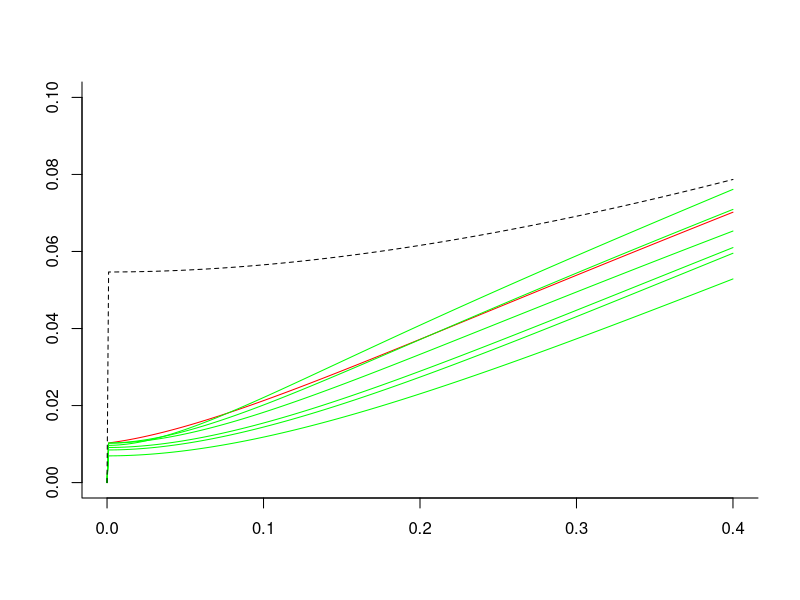

This figure's R source: (Note: this script raises an error after producing the figure.)
## ---- chunk 1
library(deSolve) # package for solving differential equations
library(minpack.lm) # package for non-linear regression #rks to laz: I think we probably can just use nls() in stats, not nlsLM from linpack. Please check in R documentation if there is any functional difference at all
library(mvtnorm) # package for calculating confidence intervals by Monte Carlo simulation based on variance-covariance matrices #rks to laz: I added to comment.Please check that my addition is OK.
rm(list=ls())
## ---- chunk 2
#Create dataframes that store the fibroblast WGE simple CA data used in 16Cacao 

Oxygen = data.frame(d = c(0, .0125, .02, .025, .05, .075, .1, .2, .4),CA = c(.24, 1.66, 2.43, 2.37, 1.16, 2.85, 2.58, 6.94, 6.91), ion = "O", Z =8, L = 75, Z.b = 795)
# Some GCR components are high-speed Oxygen nuclei that are almost fully ionized. d=dose; CA are per hundred cells.

Si = data.frame(d = c(0, .02, .04, .06, .08, .1, .12, .2, .4, .8, 1.2), CA = c(.11, 1.26, 1.14, 1.58, 1.22, 1.89, 3.47, 4.6, 9.79, 27.01, 38.84), ion = "Si", Z = 14, L = 100, Z.b = 690)

Fe600 = data.frame(d = c(0, .01, .02, .04, .06, .08, .1, .12, .2, .4, .8), CA = c(.13, .76, .99, 1.2, 1.74, 1.28, 1.2, 1.7, 3.02, 5.52, 12.42), ion = "Fe600", Z = 26, L = 175, Z.b = 1075) 
#600 refers to the energy in MeV per atomic mass unit in this Iron beam

Fe450 = data.frame(d = c(0, .02, .04, .06, .08, .1, .2, .4), CA = c(0, .86, .6, .8, 1.22, 2.02, 2.3, 4.77), ion = "Fe450", Z = 26, L = 195, Z.b = 1245)

Fe300 = data.frame(d = c(0, .005, .01,  0.02, .04, .07, .1, .2, .4, .8), CA = c(0.41, 1.23, 1.47, 1.22, .97, 1.46, 1.21, 4.38, 6.22, 13.6), ion = "Fe300", Z = 26, L = 240, Z.b = 1585)

Ti = data.frame(d = c(0,  0.02, .04, .06, .08, .1, .15, .3, .6), CA = c(0, 1.99, 1.88, 1.44, 2.67, 2.57, 2.50, 5.64, 11.19), ion = "Ti", Z = 22, L = 125, Z.b = 770)

#param = data.frame(ion = c("O", "Si", "Ti", "Fe600", "Fe450", "Fe300"),
                  # Z = c(8, 14, 22, 26, 26, 26), L = c(75, 100, 125, 175, 195, 240), #Z=atomic charge; L=LET
                  # Z.b = c(595, 690, 770, 1075, 1245, 1585))#Z^2/beta*^2

#putting it in one big data frame. #rks: the data frame incorporates a correction to Fe600 at dose 0.06, near line 34
big_df = rbind(Oxygen, Si, Ti, Fe600, Fe450, Fe300)

big_df$error = c(0.24, 0.63, 0.77, 0.75, 0.52, 0.82, 0.78, 1.31, 1.59, 0.12, 0.05, 0.07, 0.56, 0.18, 0.60, 1.23, 1.60, 1.55, 4.27, 7.21, 0, 0.70, 0.66, 0.59, 0.80, 0.78, 0.48, 1.15, 2.39, 0.16, 0.38, 0.24, 0.21, 0.43, 0.37, 0.54, 0.17, 0.55, 1.75, 2.59, 0, 0.43, 0.34, 0.40, 0.50, 0.64, 0.73, 1.09, 0.29, 0.55, 0.60, 0.55, 0.49, 0.60, 0.54, 1.03, 1.22, 3.62) #error bars for the CA measurements
## ---- chunk 3
#Next modify the data frame to get rid of the zero dose points. Background CA frequency was determined seperately.
modified_df = big_df[big_df$d != 0, ]
modified_df$CA = modified_df$CA*0.01 
modified_df$error = modified_df$error*0.01
big_df$CA = big_df$CA * 0.01
big_df$error = big_df$error * 0.01
big_df$errorbar_lower = big_df$CA - big_df$error
big_df$errorbar_upper = big_df$CA + big_df$error
## ---- chunk 4
#NTE1 and NTE2 models in 16Cacao using their parameters. NTE is used in 16Cacao to signify that non-targeted effects are included in the model; Conventional targeted effects (TE) are included in all models.
#NTE1 function
NTE1_function = function(d, L, Z.b, eta0 = 0.00011, eta1 = 0.007, sig0 = 6.12, kap = 796) {
  0.0017 + eta0*L*exp(-eta1*L)*(d != 0) + 
    (6.242*(d/L))*(sig0*(1-exp(-Z.b/kap))^2 + 0.041/6.24*L*(1 - (1-exp(-Z.b/kap))^2))
} 

#NTE2 function
NTE2_function = function(d, L, Z.b, eta0 = 0.00047, eta1 = 0.011, sig0 = 6.75, kap = 590) {
  0.0017 + eta0*L*exp(-eta1*L)*exp(-(1012*(d/L)))*(d != 0) + 
    (6.242*(d/L))*(1-exp(-(1012*(d/L))))*
    (sig0*(1-exp(-Z.b/kap))^2 + 0.041/6.24*L*(1 - (1-exp(-Z.b/kap))^2))
}

#Our IDERs (Individual Dose Effect Relations). Applicable to the 1-ion components of a mixed simulated GCR beam 
#Modifying NTE1 and NTE2 by insisting they be twice continuously differentiable and monotonic increasing. Double check NTE1, NTE2, Our model
IDER = function(d, L, Z.b, eta00, eta10, sig00, kap0) {
  P = (1-exp(-Z.b/kap0))^2
  sig = sig00*P + 0.041/6.24*L*(1-P) # 0.041 +- 0.0051 comes from 16Cacao
  eta = eta00*L*exp(-eta10*L)
  0.00071 + sig*6.24*d/L*(1-exp(-1024*d/L)) + eta*(1-exp(-10^5*d))  #0.00071 + sig*6.24*d/L*(1-exp(-1024*d/L)) + eta*(1-exp(-10^3*d))#don't use
} 

#nls (non-linear least square) method to get the parameters needed (4 parameter estimation) #rks to laz: see note under issues
IDER_model = nlsLM(CA ~ IDER(d, L, Z.b, eta00, eta10, sig00, kap0), data = modified_df, start = list(eta00 = 0.001, eta10 = 0.01, sig00 = 5, kap0 = 500), 
                   weights = (1/(modified_df$error)^2))
coef(IDER_model)
#e.g. eta0 = 1.484687e-04, eta1 = 3.513927e-03, sig0 = 4.149660e+00, kap = 4.688287e+02
vcov(IDER_model)# variance-covariance matrix, needed later for analyzing 95% confidence limits in baseline no-synergy/no-antagonism MIXDER (Mixture dose effect relation)
summary(IDER_model, cor = TRUE) #model parameters and their correlation matrix
## ---- chunk 5
#Getting coefficients of the IDER model from nlsLM
coefs <- coef(IDER_model)
eta0_hat <- as.numeric(coefs[1])
eta1_hat <- as.numeric(coefs[2])
sig0_hat <- as.numeric(coefs[3])
kap_hat <- as.numeric(coefs[4])
## ---- chunk 6
#R function to give Information criteria (AIC and BIC) #rks to laz: R has AIC functions. Please check that they give the same ordering (not necessarily the same values) as the ones constructed below by Dae or you.
#L_function gives the residuals squared
L_function = function(func, eta0, eta1, sig0, kap) {
  a = vector(length = 0)
  for (i in 1:length(modified_df[, 1])) {
    a = c(a, modified_df$CA[i] - func(d = modified_df$d[i], L = modified_df$L[i], Z.b = modified_df$Z.b[i], eta0 = eta0, eta1 = eta1, sig0 = sig0, kap = kap))
  }
  return(a^2)
}
L_NTE1 = L_function(NTE1_function, eta0 = 0.00011, eta1 = 0.007, sig0 = 6.12, kap = 796)
L_NTE2 = L_function(NTE2_function, eta0 = 0.00047, eta1 = 0.011, sig0 = 6.75, kap = 590)
L_IDER = L_function(IDER, eta0 = eta0_hat, eta1 = eta1_hat, sig0 = sig0_hat, kap = kap_hat)

#Since all models are weighted least square regression, will weight our model with our weights to get the WRSS (weighted residual squared sum)
WRSS_NTE1 = sum((1/modified_df$error^2)*L_NTE1)
WRSS_NTE2 = sum((1/modified_df$error^2)*L_NTE2)
WRSS_IDER = sum((1/modified_df$error^2)*L_IDER)

#functions for AIC and BIC calculation for Weighted Least Square regression
AIC_function = function(RSS, k = 4, n = length(modified_df[ , 1])) {
  n + n*log(2*pi) + n*log(RSS/n) + 2*(k+1)
}

BIC_function = function(n = length(modified_df[, 1]), k = 4, RSS) {
  n + n*log(2*pi) + n*log(RSS/n) + log(n)*(k+1)
}

NTE1_AIC = AIC_function(RSS = WRSS_NTE1)
NTE2_AIC = AIC_function(RSS = WRSS_NTE2)
IDER_AIC = AIC_function(RSS = WRSS_IDER)
NTE1_BIC = BIC_function(RSS = WRSS_NTE1)
NTE2_BIC = BIC_function(RSS = WRSS_NTE2)
IDER_BIC = BIC_function(RSS = WRSS_IDER)
information_critera_df = data.frame(AIC = c(NTE1_AIC, NTE2_AIC, IDER_AIC), BIC = c(NTE1_BIC, NTE2_BIC, IDER_BIC), row.names = c("NTE1 model", "NTE2 model", "IDER model"))
information_critera_df ## RKS runs well up to here. Lots of checks made 8/12/2017
## ---- chunk 7
#Baseline no-synergy/no-antagonism MIXDER  based on any input
MIXDER_function = function(r, L, Z.b, d = seq(0, 0.2, by = 0.001), eta0 = eta0_hat, eta1 = eta1_hat, sig0 = sig0_hat ,kap = kap_hat) {
  dE=function(yini,State,Pars){
    eta0 = eta0; eta1 = eta1; sig0 = sig0; kap = kap
    with(as.list(c(State, Pars)), {
      P = vector(length = length(L))
      sig = vector(length = length(L))
      etaa = vector(length = length(L))
      u = vector(length = length(L))
      for (i in 1:length(L)) {
        P[i] = (1-exp(-Z.b[i]/kap))^2
        sig[i] = sig0*P[i] + 0.041/6.24*L[i]*(1-P[i])
        etaa[i] = eta0*L[i]*exp(-eta1*L[i])
        u[i] = uniroot(function(d) sig[i]*6.24*d/L[i]*(1-exp(-1024*d/L[i])) + etaa[i]*(1-exp(-10^5*d)) - I, lower = 0, upper = 1, extendInt = "yes", tol = 10^-10)$root
      }
      dI = vector(length = length(L))
      for (i in 1:length(L)) {
        dI[i] = r[i]*(sig[i]*6.24/L[i]*exp(-1024*u[i]/L[i])*(exp(1024*u[i]/L[i]) + 1024*u[i]/L[i] - 1) + etaa[i]*10^5*exp(-10^5*u[i]))
      }
      dI = sum(dI)
      return(list(c(dI)))
    })
  }
  pars = NULL; yini = c(I= 0); d = d
  out = ode(yini,times = d, dE, pars, method = "radau")
  return(out)
}

## ---- chunk 8
#Graphs for NTE1 and our IDER models: 12_ion figure
#When creating any sort of MIXDER figures we use this IDER now without the background effect then add the background effect at the end.
IDER = function(d, L, Z.b, eta0 = eta0_hat, eta1 = eta1_hat, sig0 = sig0_hat, kap = kap_hat) {
  P = (1-exp(-Z.b/kap_hat))^2
  sig = sig0*P + 0.041/6.24*L*(1-P)
  eta = eta0*L*exp(-eta1*L)
  sig*6.24*d/L*(1-exp(-1024*d/L)) + eta*(1-exp(-10^5*d))#sig*6.24*d/L*(1-exp(-1024*d/L)) + eta*(1-exp(-.5*10^3*d))#don't use
} 

#Simple Effect Additivity (black line)
SEA=function(d){
  IDER(d/6,L[1],Z.b[1])+IDER(d/6,L[2],Z.b[2])+IDER(d/6,L[3],Z.b[3])+IDER(d/6,L[4],Z.b[4])+IDER(d/6,L[5],Z.b[5])+IDER(d/6,L[6],Z.b[6])
}

r=rep(1/6,6);L = c(75, 100, 125, 175, 195, 240); Z.b = c(595, 690, 770, 1075, 1245, 1585); dose=seq(0, 0.4, by=0.001)

MX=MIXDER_function(r, L, Z.b, d=dose) #for this mixture can't go much above 0.6#

#Plotting
plot(MX[,1],MX[,2],type='l',bty='l',col='red',ann='F',ylim=c(0,.10), main="CA vs Dose", xlab="Dose", ylab="CA")
for (ii in 1:length(L)){lines(dose, IDER(dose,L[ii],Z.b[ii]),col='green')}
lines(dose,SEA(dose),lty=2)
## ---- chunk 9
#lines(dose,sum(SEA))
#Comparing the NTE1 model in 16Cacao with our NASA SNTE model

#Use these dose points to generate the curves necessary. Had to include a lot more dose points at lower doses where it is very sensitive to change
# d_O = c(0, 1e-6*(1:9), 1e-5*(1:9), 1e-4*(1:9), 1e-3*(1:9), 1e-2*(1:9), 0.01*(10:40))
# d_1 = c(0, 1e-6*(1:9), 1e-5*(1:9), 1e-4*(1:9), 1e-3*(1:9), 1e-2*(1:9), 0.01*(10:15))
# d_2 = c(0, 1e-6*(1:9), 1e-5*(1:9), 1e-4*(1:9), 1e-3*(1:300))
# plot(c(0,.3),c(0,0.04), bty='l', ann='F')
# lines(d_2,IDER(d_2,240,1585), bty='l', ann='F')
# #setEPS()
# postscript("NTE1_model test.eps", width = 5, height = 7)
# par(mfrow=c(2,1))
# 
# plot(x = big_df$d[1:9]*100, y = big_df$CA[1:9]*100, main = "Oxygen", ylim = c(0, 10),pch=19, ylab = "CA", xlab = "Dose (cGy)")
# arrows(big_df$d[1:9]*100, big_df$errorbar_lower[1:9]*100, big_df$d[1:9]*100, big_df$errorbar_upper[1:9]*100, length=0.02, angle=90, code=3)
# lines(x = d_O*100, y = 100*(0.00071 + IDER(d = d_O, L = 75, Z.b = 595)), col = "red")
# lines(x = d_O*100, y = 100 * NTE1_function(d = d_O, L= 75, Z.b = 595), col = "blue", lty = 2)
# 
# plot(x = big_df$d[1:7]*100, y = big_df$CA[1:7]*100, main = "Oxygen",pch=19, ylab = "CA", xlab = "Dose (cGy)", ylim = c(0, 4), xlim = c(0, 15))
# arrows(big_df$d[1:7]*100, big_df$errorbar_lower[1:7]*100, big_df$d[1:7]*100, big_df$errorbar_upper[1:7]*100, length=0.02, angle=90, code=3)
# lines(x = d_1*100, y = 100*(0.00071 + IDER(d = d_1, L = 75, Z.b = 595)), col = "red")
# lines(x = d_1*100, y = 100 * NTE1_function(d = d_1, L= 75, Z.b = 595), col = "blue", lty = 2)
# 
# dev.off()
## ---- chunk 10
set.seed(19970101)
MM <- 500
## ---- chunk 11
#Sample parameters from their distributions with covariances
sig = vcov(IDER_model)
monte_carlo_parameters = rmvnorm(n = MM, mean = c(eta0 = eta0_hat, eta1 = eta1_hat, sig0 = sig0_hat, kap = kap_hat), sigma = sig)
eta0_MC = monte_carlo_parameters[, 1]
eta1_MC = monte_carlo_parameters[, 2]
sig0_MC = monte_carlo_parameters[, 3]
kap_MC = monte_carlo_parameters[, 4]
kap_MC[kap_MC <= 1e-6] = 1e-5 #10 of them were fixed

#Sample parameters from their distributions without covariances
eta0_MC_var = rnorm(MM, mean = eta0_hat, sd = 4.631e-05)
eta1_MC_var = rnorm(MM, mean = eta1_hat, sd = 1.617e-04)
sig0_MC_var = rnorm(MM, mean = sig0_hat, sd = 1.966e+00)
kap_MC_var = rnorm(MM, mean = kap_hat, sd = 2.628e+02)
kap_MC_var[kap_MC_var <= 1e-6] = 1e-5 

#note because our last parameter were less significant when inputting our variance covariance matrix the parameters had to actually be readjusted to fix for negative value. This is important because if kap parameter went negative our model is nonsensical. (Luckily the fix was only for exactly 10 out of 500 MC samples or only 2%)

## ---- chunk 12
#This is a general CI_function where you just get a CI for a specific dose point for any synergy analysis using the monte carlo simulations using vcov().
CI_function_MIXDER = function(d, r, interval = 0.95, L, Z.beta) {
  MIXDER_curve = list(0)
  for (i in 1:MM) {
    MIXDER_curve[[i]] = MIXDER_function(r = r, d = d, L = L, Z.b = Z.b, eta0 = eta0_MC[i], eta1 = eta1_MC[i], sig0 = sig0_MC[i], kap = kap_MC[i])
  }
  info = vector(length = 0)
  for (i in 1:MM) {
    info = c(info, MIXDER_curve[[i]][, 2][2])
  }
  info = sort(info)
  lower_bound = quantile(info,(1-interval)/2)
  upper_bound = quantile(info,1-(1-interval)/2)
  CI = c(lower_bound, upper_bound)
  return(CI)
}
# We don't actually need the above CI_Function_MIXDER (there was an error for some reason) #pw: I will fix this error eventually. Right now we are still using the for loop Andy created.
## ---- chunk 13
#This is the same function as above except that it is using parameters WITHOUT covariance matrix.
CI_function_MIXDER_var = function(d, d_interested, r, interval = 0.95, L, Z.beta) {
  MIXDER_curve = list(0)
  for (i in 1:MM) {
    MIXDER_curve[[i]] = MIXDER_function(r = r, d = d, L = L, Z.b = Z.b, eta0 = eta0_MC_var[i], eta1 = eta1_MC_var[i], sig0 = sig0_MC_var[i], kap = kap_MC_var[i])
  }
  info = vector(length = 0)
  for (i in 1:MM) {
    info = c(info, MIXDER_curve[[i]][, 2][2])
  }
  info = sort(info)
  lower_bound = info[(1-interval)/2*MM]
  upper_bound = info[(interval + (1-interval)/2)*MM]
  CI = c(lower_bound, upper_bound)
  return(CI)
}
## ---- chunk 14
#MIXDER of iron 2.
d1 = c(seq(0, 0.009, 0.001), seq(0.01, 0.5, by = 0.01))
out = MIXDER_function(r = rep(1/2, times = 2), L = c(100, 175), Z.b = c(690, 1075), d = d1, eta0 = eta0_hat, eta1 = eta1_hat, sig0 = sig0_hat, kap = kap_hat)
two_ion_MIXDER = data.frame(d = out[, 1], CA = out[, 2] + 0.00071)
## ---- chunk 15
# Monte Carlo of using 60 doses for two_ion. 
ninty_five_CI_lower = vector(length = length(d1))
ninty_five_CI_upper = vector(length = length(d1))
for (i in 1:length(d1)){
  info = vector(length = 0)
  for (j in 1:MM){
    info = c(info, MIXDER_function(r = rep(1/2, times = 2), c(0, two_ion_MIXDER$d[i]),L=c(100, 175), Z.b = c(690, 1075), eta0 = eta0_MC[j], eta1 = eta1_MC[j], sig0 = sig0_MC[j], kap = kap_MC[j])[,2][2])
  }
  info = sort(info)
  ninty_five_CI_lower[i] = quantile(info,(1-0.95)/2) + 0.00071
  ninty_five_CI_upper[i] = quantile(info,1-(1-0.95)/2) + 0.00071
}
two_ion_MIXDER$CI_lower = ninty_five_CI_lower
two_ion_MIXDER$CI_upper = ninty_five_CI_upper
## ---- chunk 16
#Get the simple effect additivity MIXDER
two_ion_MIXDER$simpleeffect = IDER(d = 0.5*d1, L = 100, Z.b = 690) + IDER(d = 0.5*d1, L = 175, Z.b = 1075) + 0.00071
#Get the individual IDERS
two_ion_MIXDER$silicon = IDER(d = d1, L = 100, Z.b = 690) + 0.00071
two_ion_MIXDER$ironsix = IDER(d = d1, L = 175, Z.b = 1075) + 0.00071

#The graphing part
d1 <- two_ion_MIXDER$d
CA1 <- two_ion_MIXDER$CA
simpleeffect1 <- two_ion_MIXDER$simpleeffect
silicon1 <- two_ion_MIXDER$silicon
ironsix1 <- two_ion_MIXDER$ironsix
plot(x = d1 * 100, y = CA1 * 100, type = "l", col = "red")
lines(x = d1 * 100, y = simpleeffect1 * 100, col = "black", lty = 2, lwd = 0.5)
lines(x = d1 * 100, y = silicon1* 100, col = "green")  
lines(x = d1 * 100, y = ironsix1* 100, col = "green")
lines(x= d1*100 , y = two_ion_MIXDER$CI_upper * 100, lty = 'dashed', col = 'red')
lines(x= d1*100 , y = two_ion_MIXDER$CI_lower * 100, lty = 'dashed', col = 'red')
polygon(c(d1*100,rev(d1*100)),c(two_ion_MIXDER$CI_lower * 100, rev(two_ion_MIXDER$CI_upper * 100)),col = rgb(1, 0, 0,0.5), border = NA)
## ---- chunk 17
two_ion_MIXDER_small <- two_ion_MIXDER[seq(1,60, by = 5), ]

#The graphing part
d2 <- two_ion_MIXDER_small$d
CA2 <- two_ion_MIXDER_small$CA
simpleeffect2 <- two_ion_MIXDER_small$simpleeffect
silicon2 <- two_ion_MIXDER_small$silicon
ironsix2 <- two_ion_MIXDER_small$ironsix
plot(x = d2 * 100, y = CA2 * 100, type = "l", col = "red", main="2-ion Model", sub="12 Doses", 
     xlab="Dose * 100", ylab="CA * 100")
lines(x = d2 * 100, y = simpleeffect2 * 100, col = "black", lty = 2, lwd = 0.5)
lines(x = d2 * 100, y = silicon2* 100, col = "green")  
lines(x = d2 * 100, y = ironsix2* 100, col = "green")
lines(x= d2*100 , y = two_ion_MIXDER_small$CI_upper * 100, lty = 'dashed', col = 'red')
lines(x= d2*100 , y = two_ion_MIXDER_small$CI_lower * 100, lty = 'dashed', col = 'red')
polygon(c(d2*100,rev(d2*100)),c(two_ion_MIXDER_small$CI_lower * 100, rev(two_ion_MIXDER_small$CI_upper * 100)),col = rgb(1, 0, 0,0.5), border = NA)
## ---- chunk 18
two_ion_MIXDER_var = data.frame(d = out[, 1], CA = out[, 2] + 0.00071)
# Confidence Interval for two-ion without variance and covariance matrix.
ninty_five_CI_lower = vector(length = 0)
ninty_five_CI_upper = vector(length = 0)
a = vector(length = 0)
for (i in 2:length(d1)) {
  print(d1[i])
  a = CI_function_MIXDER_var(d = c(0, two_ion_MIXDER_var$d[i]), r = rep(1/2, times = 2), L=c(100, 175), Z.b = c(690, 1075))
  ninty_five_CI_lower = c(ninty_five_CI_lower, a[1])
  ninty_five_CI_upper = c(ninty_five_CI_upper, a[2])
}
two_ion_MIXDER_var$CI_lower = c(0, ninty_five_CI_lower) + 0.00071
two_ion_MIXDER_var$CI_upper = c(0, ninty_five_CI_upper) + 0.00071

#Get the simple effect additivity MIXDER
two_ion_MIXDER_var$simpleeffect = IDER(d = 0.5*d1, L = 100, Z.b = 690) + IDER(d = 0.5*d1, L = 175, Z.b = 1075) + 0.00071
#Get the individual IDERS
two_ion_MIXDER_var$silicon = IDER(d = d1, L = 100, Z.b = 690) + 0.00071
two_ion_MIXDER_var$ironsix = IDER(d = d1, L = 175, Z.b = 1075) + 0.00071

d1 <- two_ion_MIXDER_var$d
CA1 <- two_ion_MIXDER_var$CA
simpleeffect1 <- two_ion_MIXDER_var$simpleeffect
silicon1 <- two_ion_MIXDER_var$silicon
ironsix1 <- two_ion_MIXDER_var$ironsix
plot(x = d1 * 100, y = CA1 * 100, type = "l", col = "red")
lines(x = d1 * 100, y = simpleeffect1 * 100, col = "black", lty = 2, lwd = 0.5)
lines(x = d1 * 100, y = silicon1* 100, col = "green")  
lines(x = d1 * 100, y = ironsix1* 100, col = "green")
lines(x= d1*100 , y = two_ion_MIXDER_var$CI_upper * 100, lty = 'dashed', col = 'red')
lines(x= d1*100 , y = two_ion_MIXDER_var$CI_lower * 100, lty = 'dashed', col = 'red')
polygon(c(d1*100,rev(d1*100)),c(two_ion_MIXDER_var$CI_lower * 100, rev(two_ion_MIXDER_var$CI_upper * 100)),col = rgb(1, 0, 0,0.5), border = NA)

#write.csv(two_ion_MIXDER_var, "2ionMonteCarlovar.csv", row.names = F)
## ---- chunk 19
#This is for the six_ion synergy analysis incorporating our monte carlo simulations with the yellow ribbon as the 95% confidence interval using our monte carlo simulated parameters with two panels for two methods of the MC simulation. Similarly, blues curves are individual IDERs and red curve the mixed IDER and the black the simple effect addtivity curve.

#First the MIXDER of the true curve 
d3 = c(seq(0, 0.009, 0.001), seq(0.01, 0.4, by = 0.01))
out = MIXDER_function(r = rep(1/6, times = 6), L = c(75, 100, 125, 175, 195, 240), Z.b = c(595, 690, 770, 1075, 1245, 1585), d = c(seq(0, 0.009, 0.001), seq(0.01, 0.4, by = 0.01)))
six_ion_MIXDER = data.frame(d = out[, 1], CA = out[, 2] + 0.00071)

#six_ion_MIXDER = data.frame(d = out[, 1], CA = out[, 2] + 0.00071)  #This is the full 50 dose version.
#d3 = six_ion_MIXDER3$d

## ---- chunk 20
#Then the 95% CI multivariate MC simulated ribbon for 11 doses.
ninty_five_CI_lower = vector(length = length(d3))
ninty_five_CI_upper = vector(length = length(d3))
for (i in 1:length(d3)){
  info = vector(length = 0)
  for (j in 1:MM){
    info = c(info, MIXDER_function(r = rep(1/6, times = 6), c(0,  six_ion_MIXDER$d[i]),L = c(75, 100, 125, 175, 195, 240), Z.b = c(595, 690, 770, 1075, 1245, 1585), eta0 = eta0_MC[j], eta1 = eta1_MC[j], sig0 = sig0_MC[j], kap = kap_MC[j])[,2][2])
  }
  info = sort(info)
  ninty_five_CI_lower[i] = quantile(info,(1-0.95)/2) + 0.00071
  ninty_five_CI_upper[i] = quantile(info,1-(1-0.95)/2) + 0.00071
}
six_ion_MIXDER$CI_lower = ninty_five_CI_lower
six_ion_MIXDER$CI_upper = ninty_five_CI_upper
## ---- chunk 21
#Get the simple effect additivity MIXDER 
six_ion_MIXDER$simpleeffect = IDER(d = 1/6*d3, L = 125, Z.b = 770) + IDER(d = 1/6*d3, L = 175, Z.b = 1075) + IDER(d = 1/6*d3, L = 75, Z.b = 595) + IDER(d = 1/6*d3, L = 100, Z.b = 690) + IDER(d = 1/6*d3, L = 195, Z.b = 1245) + IDER(d = 1/6*d3, L = 240, Z.b = 1585) + 0.00071

#Get the individual IDERS
six_ion_MIXDER$oxygen = IDER(d = d3, L = 75, Z.b = 595) + 0.00071
six_ion_MIXDER$silicon = IDER(d = d3, L = 100, Z.b = 690) + 0.00071
six_ion_MIXDER$titanium = IDER(d = d3, L = 125, Z.b = 770) + 0.00071
six_ion_MIXDER$ironsix = IDER(d = d3, L = 175, Z.b = 1075) + 0.00071
six_ion_MIXDER$ironfour = IDER(d = d3, L = 195, Z.b = 1245) + 0.00071
six_ion_MIXDER$ironthree = IDER(d = d3, L = 240, Z.b = 1585) + 0.00071

#The graphing part
d3 <- six_ion_MIXDER$d
CA3 <- six_ion_MIXDER$CA
simpleeffect3 <- six_ion_MIXDER$simpleeffect
silicon3 <- six_ion_MIXDER$silicon
titanium3 <- six_ion_MIXDER$titanium
ironthree3 <- six_ion_MIXDER$ironthree
ironfour3 <- six_ion_MIXDER$ironfour
ironsix3 <- six_ion_MIXDER$ironsix
oxygen3 <- six_ion_MIXDER$oxygen
plot(x = d3 * 100, y = CA3 * 100, type = "l", col = "red")
lines(x = d3 * 100, y = simpleeffect3 * 100, col = "black", lty = 2, lwd = 0.5)
lines(x = d3 * 100, y = silicon3* 100, col = "green")  
lines(x = d3 * 100, y = titanium3* 100, col = "green")
lines(x = d3 * 100, y = ironthree3* 100, col = "green")  
lines(x = d3 * 100, y = ironfour3* 100, col = "green")
lines(x = d3 * 100, y = ironsix3* 100, col = "green")  
lines(x = d3 * 100, y = oxygen3* 100, col = "green")
lines(x= d3*100 , y = six_ion_MIXDER$CI_upper * 100, lty = 'dashed', col = 'red')
lines(x= d3*100 , y = six_ion_MIXDER$CI_lower * 100, lty = 'dashed', col = 'red')
polygon(c(d3*100,rev(d3*100)),c(six_ion_MIXDER$CI_lower * 100, rev(six_ion_MIXDER$CI_upper * 100)),col = rgb(1, 0, 0,0.5), border = NA)
## ---- chunk 22
#Get the simple effect additivity MIXDER 
six_ion_MIXDER_small <- six_ion_MIXDER[seq(1, 50, by = 5),]

#The graphing part
d4 <- six_ion_MIXDER_small$d
CA4 <- six_ion_MIXDER_small$CA
simpleeffect4 <- six_ion_MIXDER_small$simpleeffect
silicon4 <- six_ion_MIXDER_small$silicon
titanium4 <- six_ion_MIXDER_small$titanium
ironthree4 <- six_ion_MIXDER_small$ironthree
ironfour4 <- six_ion_MIXDER_small$ironfour
ironsix4 <- six_ion_MIXDER_small$ironsix
oxygen4 <- six_ion_MIXDER_small$oxygen
plot(x = d4 * 100, y = CA4 * 100, type = "l", col = "red")
lines(x = d4 * 100, y = simpleeffect4 * 100, col = "black", lty = 2, lwd = 0.5)
lines(x = d4 * 100, y = silicon4* 100, col = "green")  
lines(x = d4 * 100, y = titanium4* 100, col = "green")
lines(x = d4 * 100, y = ironthree4* 100, col = "green")  
lines(x = d4 * 100, y = ironfour4* 100, col = "green")
lines(x = d4 * 100, y = ironsix4* 100, col = "green")  
lines(x = d4 * 100, y = oxygen4* 100, col = "green")
lines(x= d4*100 , y = six_ion_MIXDER_small$CI_upper * 100, lty = 'dashed', col = 'red')
lines(x= d4*100 , y = six_ion_MIXDER_small$CI_lower * 100, lty = 'dashed', col = 'red')
polygon(c(d4*100,rev(d4*100)),c(six_ion_MIXDER_small$CI_lower * 100, rev(six_ion_MIXDER_small$CI_upper * 100)),col = rgb(1, 0, 0,0.5), border = NA)
## ---- chunk 23
#6-ion No Covariance 50 dose
CI_function_MIXDER_var = function(d, d_interested, r, interval = 0.95, L, Z.beta) {
  MIXDER_curve = list(0)
  for (i in 1:MM) {
    MIXDER_curve[[i]] = MIXDER_function(r = r, d = d, L = L, Z.b = Z.b, eta0 = eta0_MC_var[i], eta1 = eta1_MC_var[i], sig0 = sig0_MC_var[i], kap = kap_MC_var[i])
  }
  info = vector(length = 0)
  for (i in 1:MM) {
    info = c(info, MIXDER_curve[[i]][, 2][2])
  }
  info = sort(info)
  lower_bound = info[(1-interval)/2*MM]
  upper_bound = info[(interval + (1-interval)/2)*MM]
  CI = c(lower_bound, upper_bound)
  return(CI)
}
six_ion_MIXDER_var = six_ion_MIXDER
ninty_five_CI_lower = vector(length = 0)
ninty_five_CI_upper = vector(length = 0)
a = vector(length = 0)
for (i in 2:length(d3)) {
  
  a = CI_function_MIXDER_var(d = c(0, six_ion_MIXDER_var$d[i]), r = rep(1/6, times = 6), L = c(75, 100, 125, 175, 195, 240), Z.b = c(595, 690, 770, 1075, 1245, 1585))
  ninty_five_CI_lower = c(ninty_five_CI_lower, a[1])
  ninty_five_CI_upper = c(ninty_five_CI_upper, a[2])
}
six_ion_MIXDER_var$CI_lower = c(0, ninty_five_CI_lower + 0.00071)
six_ion_MIXDER_var$CI_upper = c(0, ninty_five_CI_upper + 0.00071)

#Get the simple effect additivity MIXDER 
six_ion_MIXDER_var$simpleeffect = IDER(d = 1/6*d3, L = 125, Z.b = 770) + IDER(d = 1/6*d3, L = 175, Z.b = 1075) + IDER(d = 1/6*d3, L = 75, Z.b = 595) + IDER(d = 1/6*d3, L = 100, Z.b = 690) + IDER(d = 1/6*d3, L = 195, Z.b = 1245) + IDER(d = 1/6*d3, L = 240, Z.b = 1585) + 0.00071

#Get the individual IDERS
six_ion_MIXDER_var$oxygen = IDER(d = d3, L = 75, Z.b = 595) + 0.00071
six_ion_MIXDER_var$silicon = IDER(d = d3, L = 100, Z.b = 690) + 0.00071
six_ion_MIXDER_var$titanium = IDER(d = d3, L = 125, Z.b = 770) + 0.00071
six_ion_MIXDER_var$ironsix = IDER(d = d3, L = 175, Z.b = 1075) + 0.00071
six_ion_MIXDER_var$ironfour = IDER(d = d3, L = 195, Z.b = 1245) + 0.00071
six_ion_MIXDER_var$ironthree = IDER(d = d3, L = 240, Z.b = 1585) + 0.00071

#write.csv(six_ion_MIXDER_var, "6ionMonteCarlovar.csv", row.names = F)
